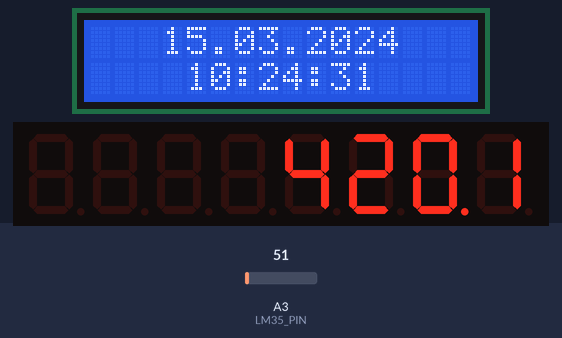
A sketch run on a simulated Arduino Uno, built with avr-gcc and run on an emulated ATmega328P. On the bench: 16×2 character LCD, 8-digit seven-segment display. The inputs (shaded band) are chosen by the test bench; at power-on: A3 (LM35_PIN) = 51. The local clock reads 2024-03-15 10:24:30 at power-on unless the sketch sets it.

Above: at 1.5 s.
1.6 s: A3 (LM35_PIN) set to 61
At 3.3 s:
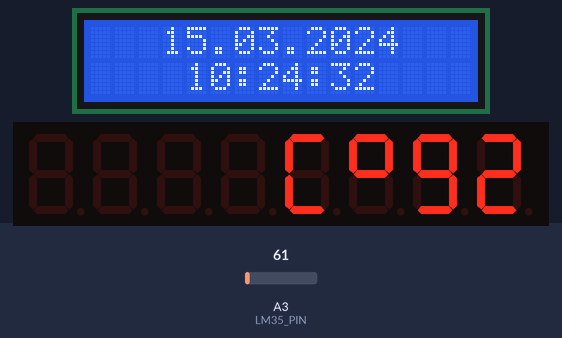
4.6 s: A3 (LM35_PIN) set to 71
At 6.8 s:
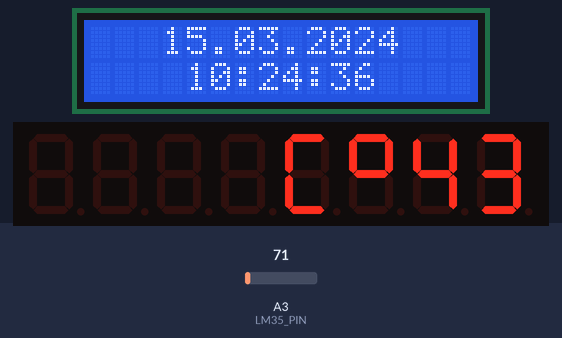
7.5 s: A3 (LM35_PIN) set to 86
At 11.3 s:
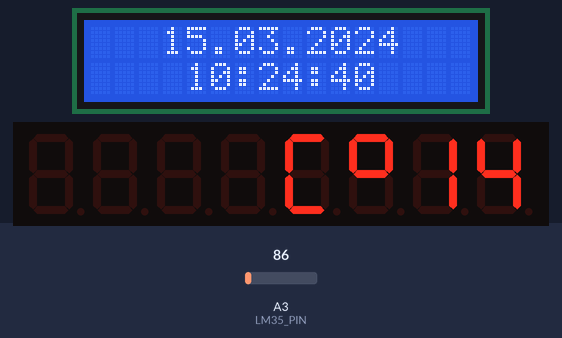
Timing chart, 0 to 12.8 s (numbered marks = the images above; inputs shaded):
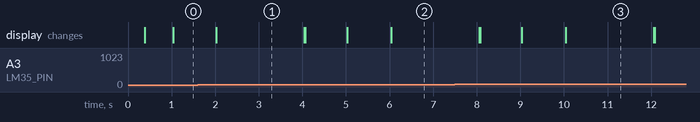

Measured:
- what the display in image 1 shows lasts 2.0 s, from 2.0 s to 4.0 s

The sketch:

tinylab_clock.ino
```cpp
#include <Wire.h>
#include <Time.h>
#include <DS1307RTC.h>
#include <LedControl.h>
#include <LiquidTWI2.h>

#define LM35_PIN A3

LedControl lc = LedControl(10, 12, 11, 1);
LiquidTWI2 lcd(0x20);

uint32_t timer = 0;
int temp = 0;
unsigned long delaytime = 250;
int hour_first_digit = 0;
int hour_second_digit = 0;
int minute_first_digit = 0;
int minute_second_digit = 0;
int temp_first_digit = 0;
int temp_second_digit = 0;

void setup()
{
  Serial.begin(9600);

  lc.shutdown(0, false);
  lc.setIntensity(0, 6);
  lc.clearDisplay(0);

  lcd.setMCPType(LTI_TYPE_MCP23008);
  lcd.begin(16, 2);
  lcd.setBacklight(HIGH);

  delay(300);
}

void convertTwoDigits(int number, int *first, int *second ) {
  if (number >= 0 && number < 10)
  {
    *first = 0;
    *second = number;
  }
  else
  {
    *first = number / 10;
    *second = number % 10;
  }
}

void loop()
{
  tmElements_t tm;

  temp = (5.0 * analogRead(LM35_PIN) * 100.0) / 1024;

  if (millis() - timer < 2000)
  {
    if (RTC.read(tm))
    {
      convertTwoDigits(tm.Hour, &hour_first_digit, &hour_second_digit);
      lc.setDigit(0, 0, hour_first_digit, false);
      lc.setDigit(0, 1, hour_second_digit, true);
      convertTwoDigits(tm.Minute, &minute_first_digit, &minute_second_digit);
      lc.setDigit(0, 2, minute_first_digit, false);
      lc.setDigit(0, 3, minute_second_digit, false);
    }
    else
    {
      if (RTC.chipPresent())
      {
        Serial.println("The DS1307 is stopped.  Please run the SetTime");
        Serial.println("example to initialize the time and begin running.");
        Serial.println();
      }
      else
      {
        Serial.println("DS1307 read error!  Please check the circuitry.");
        Serial.println();
      }
    }
  }
  else
  {
    lc.clearDisplay(0);
    convertTwoDigits(temp, &temp_first_digit, &temp_second_digit);
    lc.setDigit(0, 0, temp_first_digit, false);
    lc.setDigit(0, 1, temp_second_digit, false);
    lc.setRow(0, 2, B01100011);
    lc.setRow(0, 3, B01001110);

    delay(2000);
    timer = millis();
  }

  lcd.setCursor(3, 0);
  if (tm.Day < 10)
    lcd.print("0");
  lcd.print(tm.Day);
  lcd.print(".");
  if (tm.Month < 10)
    lcd.print("0");
  lcd.print(tm.Month);
  lcd.print(".");
  lcd.print(tmYearToCalendar(tm.Year));

  lcd.setCursor(4, 1);
  if (tm.Hour < 10)
    lcd.print("0");
  lcd.print(tm.Hour);
  lcd.print(":");
  if (tm.Minute < 10)
    lcd.print("0");
  lcd.print(tm.Minute);
  lcd.print(":");
  if (tm.Second < 10)
    lcd.print("0");
  lcd.print(tm.Second);
}
```
